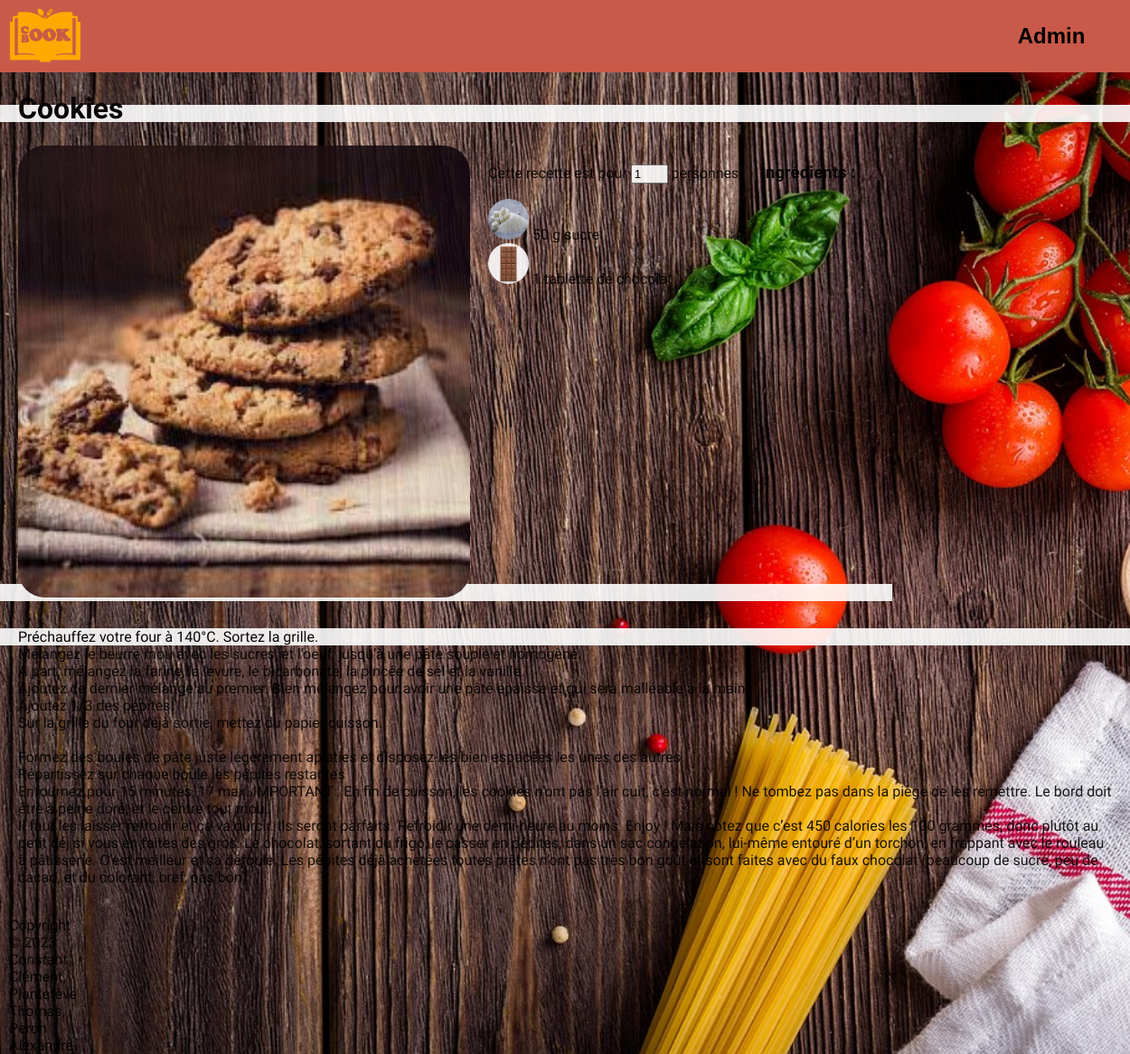
Screenshot of /pages/recette.php?idRecette=3 with the database file from the repository.
### tables this page shows
CREATE TABLE `recette` (
  `idRecette` int(11) NOT NULL,
  `nomRecette` varchar(50) NOT NULL,
  `imgRecette` varchar(50) NOT NULL,
  `Description` varchar(500) NOT NULL,
  `Preparation` varchar(2000) NOT NULL
);

CREATE TABLE `contenir` (
  `idContenir` int(11) NOT NULL,
  `idRecette` int(11) DEFAULT NULL,
  `idIngredient` int(11) DEFAULT NULL,
  `quantite` int(11) NOT NULL,
  `unite` enum('Cuill?re ? caf?','Cuill?re ? soupe','mL','L','g') DEFAULT NULL
);

CREATE TABLE `ingredient` (
  `idIngredient` int(11) NOT NULL,
  `nomIngredient` varchar(50) NOT NULL,
  `imgIngredient` varchar(50) NOT NULL
);

### class/pdowrapper/pdowrapper.php (called while the page is built, shortened)
<?php
class PdoWrapper
{
    private $pdo ;
    public function __construct($db_name, $db_host='127.0.0.1', $db_port='3306', $db_user = 'root', $db_pwd=''){
        $this->db_name = $db_name ;
        $this->db_host = $db_host ;
        $this->db_port = $db_port ;
        $this->db_user = $db_user ;
        $this->db_pwd = $db_pwd ;
        $dsn = 'mysql:dbname=' . $this->db_name . ';host='. $this->db_host. ';port=' . $this->db_port;
        try{
            $this->pdo = new PDO($dsn, $this->db_user, $this->db_pwd);
            $this->pdo->exec("set names utf8");
        }catch (\Exception $ex){
            die('Error : ' . $ex->getMessage()) ;
        }
    }
    public function exec($statement, $params, $classname=null){
        $res = $this->pdo->prepare($statement) ;
        $res->execute($params) or die(print_r($res->errorInfo()));
        if($classname != null){
            $data = $res->fetchAll(PDO::FETCH_CLASS, $classname);
        }else{
            $data = $res->fetchAll(PDO::FETCH_OBJ);
        }
        return $data ;
    }
}

### class/cb/CookbookDB.php (called while the page is built, shortened)
<?php
class cookbookDB extends PdoWrapper
{
    public function getRecette($id)
    {
        return $this->exec("SELECT * FROM recette WHERE idRecette = '$id'", null);
    }
    public function getIngredients($id)
    {
        return $this->exec("SELECT i.idIngredient, i.imgIngredient, i.nomIngredient, c.quantite, c.unite FROM recette as r
        INNER JOIN contenir as c
        ON r.idRecette = c.idRecette
        INNER JOIN ingredient as i
        ON c.idIngredient = i.idIngredient
        WHERE r.idRecette = '$id'", null);
    }
}

### class/Autoloader.php (called while the page is built, shortened)
<?php
class Autoloader
{
    static function autoload($class_name){
        $class_name = str_replace('\\', DIRECTORY_SEPARATOR, $class_name) ;
    }
}

### class/Rec_Ig/Recette.php (the view, shortened to what this page needs)
<?php
class Recette
{
function generateRecette($data,$tags,$liste): void{ ?>
    <div id="nom">
        <h1> <?= utf8_encode( $data[0]->nomRecette ) ?></h1>
    </div>
    <div id="info">
        <img id="photo_tete" src="/Projet_Recettes/<?= $data[0]->imgRecette ?>">
        <div id="ingredient">
                <span id="nbPersonne">
                    Cette recette est pour
                    <input type="number" id="personne" name="personne" max="20" min="1" value="1">
                    personnes
                </span>
            <h3>Ingrédients :</h3>
            <div id="liste_inrgredient">
                <?php foreach ($liste as $l) {
                    echo "<div class='ingredient'><img class='image_ingredient' src='/Projet_Recettes/" . $l->imgIngredient
                        . "'>" ?> <span class="quantite" value="<?=$l->quantite?>"><?=$l->quantite?></span> <?= $l->unite . " " .  $l->nomIngredient . "</div>";
                }
                ?>
            </div>
        </div>
    </div>
    <div id="flex">
        <div id="recette">
            <?php $prep = str_replace("\n", "<br/>", $data[0]->Preparation); ?>
            <?= htmlspecialchars_decode($prep) ?>
        </div>
    </div>
<?php
}
}
?>

### pages/recette.php (shortened to what this page needs)
<?php
$id = $_GET['idRecette'] ;
require ".." . DIRECTORY_SEPARATOR . 'class' . DIRECTORY_SEPARATOR . 'Autoloader.php';
$cb = new \cb\cookbookDB();
$data = $cb->getRecette($id);
$liste = $cb->getIngredients($id);
$tags = $cb->getTags($id);
$rc = new \Rec_Ig\Recette();
?>
<?php ob_start() ;
$rc->generateRecette($data,$tags,$liste);
?>
<?php $content = ob_get_clean() ?>
<link rel="stylesheet" href="../CSS/recette.css">
<?php $css = ob_get_clean() ?>
<?php $js = ob_get_clean() ?>
<?php Template::render($content, $css, $js) ?>

### class/Template.php (shortened to what this page needs)
<?php
class Template
{
    public static function render(string $content, string $css = null, string $js = null): void
    { ?>
        <!doctype html>
        <html lang="fr">
        <head>
            <link rel="stylesheet" href="/Projet_Recettes/class/Template/css/main.css">
            <?php if ($css != null) {
                echo $css;
            } ?>
        </head>
        <body>
            <?php include "Template/Header.php" ?>
            <div class="content" id="content">
                <?= $content  ?>
                <?php include "Template/Footer.php"?>
            </div>
        </body>
        </html>
<?php
    }
}
?>

### class/Template/Header.php (shortened to what this page needs)
<header>
    <div class="header">
        <div id="header2">
            <img id="index" src=/Projet_Recettes/class/Template/img/index.png onclick="window.location.href = '/Projet_Recettes/index.php';">
            <div id="content_bouton_header">
                <?php if(!isset($_SESSION['login'])): ?>
                    <button class="button_header" class="button_footer" id="login" onclick="window.location.href = '/Projet_Recettes/pages/Login/login.php';"><h1>Admin</h1></button>
                <?php else:?>
                    <button class="button_footer" id="logout" onclick="window.location.href = '/Projet_Recettes/pages/Login/logout.php';"><h1>Logout</h1></button>
                <?php endif;?>
            </div>
</header>

### class/Template/Footer.php
<footer>
    <div class="footer">
        <span id="copyright"> <a>Copyright</a> © 2023 Constant Clément, Plantefève Thomas, Peron Alexandre.</span>
    </div>
</footer>

### class/Template/css/main.css (style rules this page uses)
html, body { background-image: url("../img/Fond.jpg"); background-repeat: no-repeat; background-attachment: fixed; background-size: cover; height: 50%; margin: 0; }
.header { position: fixed; display: flex; top: 0; left: 0; width: 100%; height: 10vh; z-index: 9; }
#header2 { background-color: #c95a49; margin-left: auto; margin-right: auto; width: 1500px; display: flex; }
#index { margin-left: 10px; height: 10vh; width: 10vh; z-index: 10; }
#content_bouton_header { display: flex; width: 100%; }
.button_header { color: black; font-size: 1.5vh; background-color: #c95a49; border: none; margin: 0; width: 100%; height: 10vh; }
#login { background-color: #c95a49; margin-left: 85%; width: 15%; border: none; }
.content { display: ruby; position: relative; margin: 0 auto; top: 10vh; background-color: white; opacity: 90%; font-family: 'Mochiy Pop One', sans-serif; max-width: 1500px; min-height: 90vh; }
.footer { position: absolute; display: flex; bottom: 0; width: 100%; height: 45px; z-index: 4; background-color: #c95a49; color: black; opacity: 100%; }
#copyright { margin: 10px; }

### CSS/recette.css (style rules this page uses)
#nom { margin-right: 20px; margin-left: 20px; display: flex; width: 100%; }
#nbPersonne { text-align: right; margin-right: 20px; }
#personne { width: 33px; }
#info { margin-right: 20px; margin-left: 20px; display: flex; }
#photo_tete { width: 500px; height: 500px; border-radius: 30px; }
#ingredient { margin-right: 20px; margin-left: 20px; display: ruby; }
#liste_inrgredient { position: absolute; overflow: auto; width: 635px; height: 410px; }
.image_ingredient { width: 45px; height: 45px; border-radius: 50%; }
#flex { display: flex; }
#recette { margin-left: 20px; margin-right: 20px; margin-top: 30px; margin-bottom: 50px; }

### rows the page displays
recette: nomRecette "Cookies", imgRecette (picture), Preparation "Préchauffez votre four à 140°C. Sortez la grille. Mélangez le beurre mou avec les sucres, et l’oeuf, jusqu’à une pâte souple et homogène. A part, mélangez la farine, la levure, le bicarbonate, la pincée de sel et la vanille. Ajoutez ce dernier mélange au premier. Bien mélangez pour avoir une pâte épaisse et qui sera malléable à la main. Ajoutez 1/3 des pépites. Sur la grille du four déjà sortie, mettez du papier cuisson. Formez des boules de pâte juste légèrement aplaties et disposez-les bien espacées les unes des autres. Répartissez sur chaque boule les pépites restantes Enfournez pour 15 minutes, 17 max. IMPORTANT : En fin de cuisson, les cookies n’ont pas l’air cuit, c’est normal ! Ne…"
contenir: idIngredient.imgIngredient (picture), quantite "50", unite "g", idIngredient.nomIngredient "sucre"
contenir: idIngredient.imgIngredient (picture), quantite "1", idIngredient.nomIngredient "tablette de chocolat"
